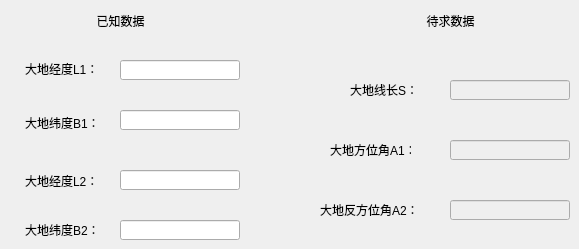
    <widget class="QWidget" name="page_12">
     <widget class="QLineEdit" name="gb1LEdit2">
      <property name="enabled">
       <bool>true</bool>
      </property>
      <property name="geometry">
       <rect>
        <x>120</x>
        <y>110</y>
        <width>120</width>
        <height>20</height>
       </rect>
      </property>
     </widget>
     <widget class="QLineEdit" name="gl1LEdit2">
      <property name="enabled">
       <bool>true</bool>
      </property>
      <property name="geometry">
       <rect>
        <x>120</x>
        <y>60</y>
        <width>120</width>
        <height>20</height>
       </rect>
      </property>
     </widget>
     <widget class="QLineEdit" name="gsLEdit2">
      <property name="enabled">
       <bool>false</bool>
      </property>
      <property name="geometry">
       <rect>
        <x>450</x>
        <y>80</y>
        <width>120</width>
        <height>20</height>
       </rect>
      </property>
     </widget>
     <widget class="QLineEdit" name="ga2LEdit2">
      <property name="enabled">
       <bool>false</bool>
      </property>
      <property name="geometry">
       <rect>
        <x>450</x>
        <y>200</y>
        <width>120</width>
        <height>20</height>
       </rect>
      </property>
     </widget>
     <widget class="QLineEdit" name="gb2LEdit2">
      <property name="enabled">
       <bool>true</bool>
      </property>
      <property name="geometry">
       <rect>
        <x>120</x>
        <y>220</y>
        <width>120</width>
        <height>20</height>
       </rect>
      </property>
     </widget>
     <widget class="QLabel" name="label_125">
      <property name="geometry">
       <rect>
        <x>25</x>
        <y>59</y>
        <width>72</width>
        <height>20</height>
       </rect>
      </property>
      <property name="text">
       <string>大地经度L1：</string>
      </property>
     </widget>
     <widget class="QLineEdit" name="gl2LEdit2">
      <property name="enabled">
       <bool>true</bool>
      </property>
      <property name="geometry">
       <rect>
        <x>120</x>
        <y>170</y>
        <width>120</width>
        <height>20</height>
       </rect>
      </property>
     </widget>
     <widget class="QLabel" name="label_127">
      <property name="geometry">
       <rect>
        <x>420</x>
        <y>10</y>
        <width>61</width>
        <height>21</height>
       </rect>
      </property>
      <property name="text">
       <string>待求数据</string>
      </property>
      <property name="alignment">
       <set>Qt::AlignCenter</set>
      </property>
     </widget>
     <widget class="QLabel" name="label_133">
      <property name="geometry">
       <rect>
        <x>25</x>
        <y>113</y>
        <width>72</width>
        <height>20</height>
       </rect>
      </property>
      <property name="text">
       <string>大地纬度B1：</string>
      </property>
     </widget>
     <widget class="QLabel" name="label_134">
      <property name="geometry">
       <rect>
        <x>25</x>
        <y>170</y>
        <width>72</width>
        <height>21</height>
       </rect>
      </property>
      <property name="text">
       <string>大地经度L2：</string>
      </property>
     </widget>
     <widget class="QLineEdit" name="ga1LEdit2">
      <property name="enabled">
       <bool>false</bool>
      </property>
      <property name="geometry">
       <rect>
        <x>450</x>
        <y>140</y>
        <width>120</width>
        <height>20</height>
       </rect>
      </property>
     </widget>
     <widget class="QLabel" name="label_135">
      <property name="geometry">
       <rect>
        <x>320</x>
        <y>200</y>
        <width>101</width>
        <height>20</height>
       </rect>
      </property>
      <property name="text">
       <string>大地反方位角A2：</string>
      </property>
     </widget>
     <widget class="QLabel" name="label_136">
      <property name="geometry">
       <rect>
        <x>90</x>
        <y>10</y>
        <width>61</width>
        <height>21</height>
       </rect>
      </property>
      <property name="text">
       <string>已知数据</string>
      </property>
      <property name="alignment">
       <set>Qt::AlignCenter</set>
      </property>
     </widget>
     <widget class="QLabel" name="label_137">
      <property name="geometry">
       <rect>
        <x>350</x>
        <y>80</y>
        <width>81</width>
        <height>20</height>
       </rect>
      </property>
      <property name="text">
       <string>大地线长S：</string>
      </property>
     </widget>
     <widget class="QLabel" name="label_138">
      <property name="geometry">
       <rect>
        <x>25</x>
        <y>220</y>
        <width>72</width>
        <height>20</height>
       </rect>
      </property>
      <property name="text">
       <string>大地纬度B2：</string>
      </property>
     </widget>
     <widget class="QLabel" name="label_139">
      <property name="geometry">
       <rect>
        <x>330</x>
        <y>140</y>
        <width>81</width>
        <height>20</height>
       </rect>
      </property>
      <property name="text">
       <string>大地方位角A1：</string>
      </property>
     </widget>
    </widget>
